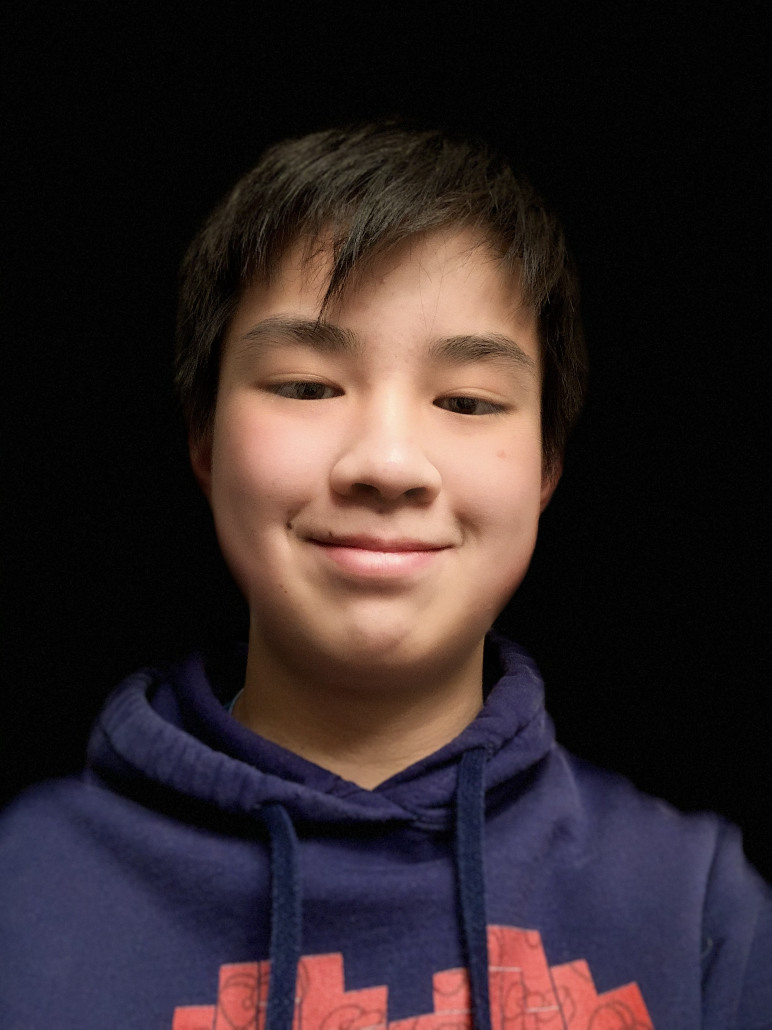
#> input picture automating_real_world_tasks/week1/IMG_5475.jpeg, 2316 x 3088 px (shown at 1/3 size)
$ python notes.py
#> lines starting #> are read from the running program, lines starting #| are printed output that depends on the picture
# from PIL import Image
# im = Image.open("bride.jpg")
# im.rotate(45).show()

# handbook -> https://pillow.readthedocs.io/en/stable/handbook/index.html

#
print("Resizing image: ")
from PIL import Image
im = Image.open("IMG_5475.jpeg")
#> im is the input picture: PIL image 2316x3088 RGB; mean R, G, B 50.1, 38.4, 40.2
new_im = im.resize((640,480))
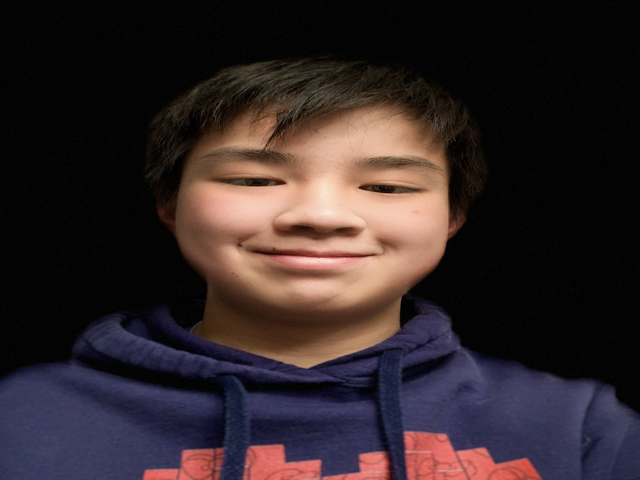
#> new_im: PIL image 640x480 RGB; mean R, G, B 50.1, 38.4, 40.2
new_im.save("example_resize.jpg")
new_im.show()

# [8 lines of commented-out code are left out]
